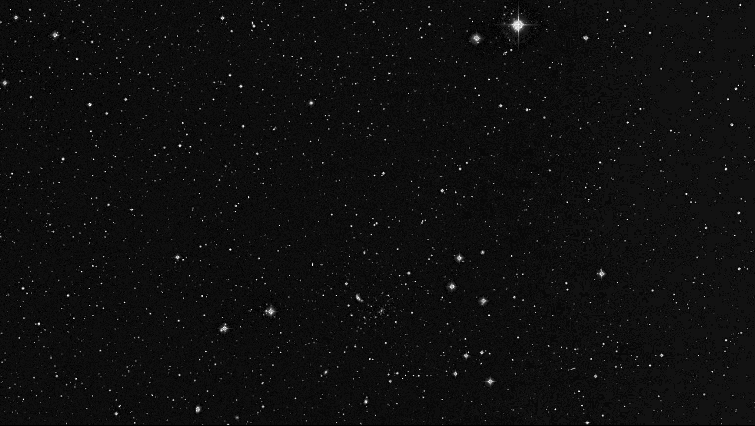
#> input picture estrella_facil.png, 755 x 426 px
$ jupyter execute estrella_facil.ipynb
#> lines starting #> are read from the running program, lines starting #| are printed output that depends on the picture
[cell 1]
import numpy as np
import matplotlib.pyplot as plt
import cv2 as cv

[cell 2]
# Leemos la imagen e imprimimos sus caracteristicas

img = cv.imread('estrella_facil.png',cv.IMREAD_GRAYSCALE)
#> img is the input picture: shape (426, 755); min 0, max 255, mean 15

[cell 3]
print('Estructura de la imagen: {}'.format(img.shape))
#| Estructura de la imagen: (426, 755)
print('Cantidad total de pixeles: {}'.format(img.size))
#| Cantidad total de pixeles: 321630
print('Tipo de dato de cada pixel: {}'.format(img.dtype))
#| Tipo de dato de cada pixel: uint8

if len(img.shape)==3:
    print('Imagen COLOR')
else:
    print('Imagen BW')


# Muestamos la imagen original

plt.imshow(img, cmap='gray');

[cell 4]
# Para encontrar la estrella mas brillante, primero intentamos buscando el pixel con mayor valor

(minVal, maxVal, minLoc, maxLoc) = cv.minMaxLoc(img)
#> minVal = 0; maxVal = 255; minLoc = (0, 425); maxLoc = (518, 24)

anotaciones = np.zeros(img.shape, dtype='uint8')
cv.circle(anotaciones, maxLoc,20,255,2,cv.LINE_AA) # Dibujamos un circulo en la posición encontrada
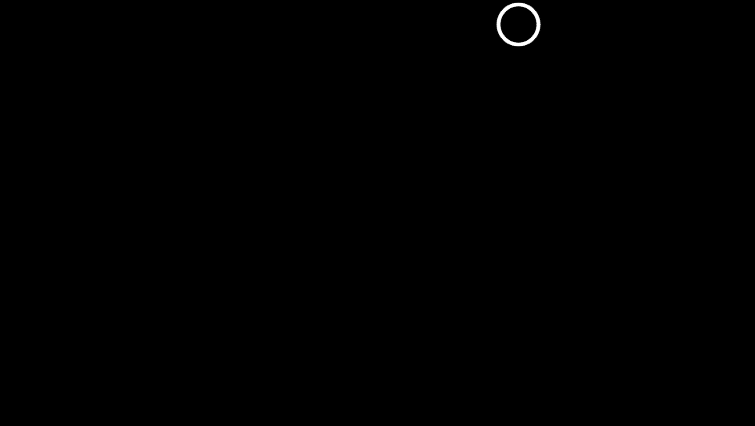
#> anotaciones: shape (426, 755); min 0, max 255, mean 0.4

img_suma = cv.add(img,anotaciones)
plt.imshow(img_suma, cmap='gray');
